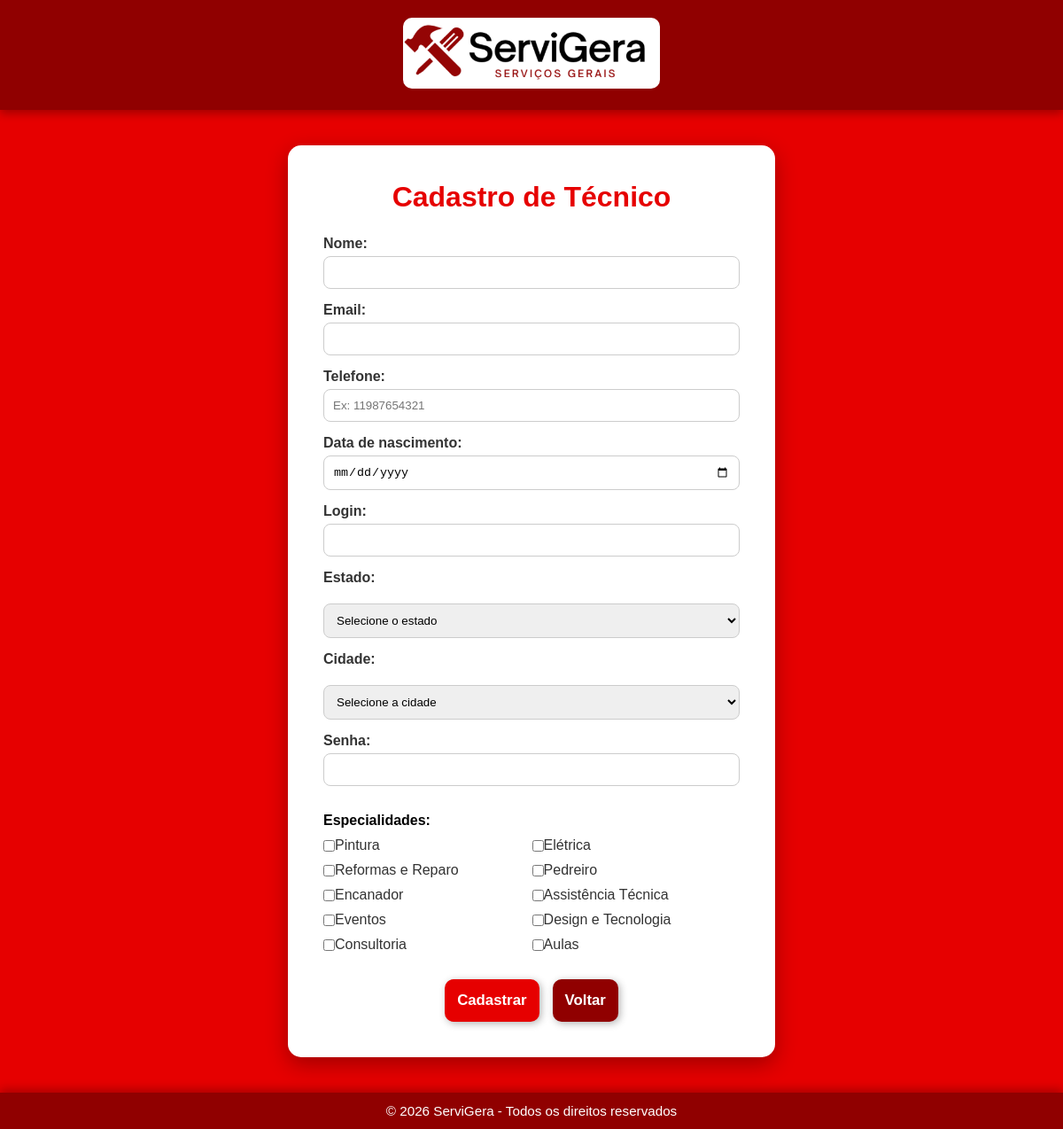
Screenshot of /arquivos/cadastro_tecnico.php with the database file from the repository.
### tables this page shows
CREATE TABLE `especialidades` (
  `IDespecialidade` int(11) NOT NULL,
  `nome` varchar(100) NOT NULL
);

### arquivos/cadastro_tecnico.php (the view, shortened to what this page needs)
<?php
include("conexao.php");
$especialidades = [];
$resultEsp = mysqli_query($id, "SELECT IDespecialidade, nome FROM especialidades");
if ($resultEsp) {
  while ($row = mysqli_fetch_assoc($resultEsp)) {
    $especialidades[] = $row;
  }
}
?>
<!DOCTYPE html>
<html lang="pt-br">
<head>
</head>
<body>
<header>
    <img src="../servigeralateral.png" alt="ServiGera">
</header>
<main>
  <div class="container">
    <h2>Cadastro de Técnico</h2>
    <form method="post">
      <label>Nome:<input type="text" name="nome" required></label>
      <label>Email:<input type="email" name="email" required></label>
      <label>Telefone:<input type="tel" name="telefone" required maxlength="11" placeholder="Ex: 11987654321" oninput="this.value=this.value.replace(/[^0-9]/g,'')"></label>
      <label>Data de nascimento:<input type="date" name="data_nascimento" required max="<?= date('Y-m-d', strtotime('-18 years')); ?>"></label>
      <label>Login:<input type="text" name="login" required></label>
      <label for="estado">Estado:</label>
      <select id="estado" name="estado" required>
        <option value="">Selecione o estado</option>
      </select>
      <label for="cidade">Cidade:</label>
      <select id="cidade" name="cidade" required>
        <option value="">Selecione a cidade</option>
      </select>
      <label>Senha:<input type="password" name="senha" required></label>
      <fieldset>
        <legend>Especialidades:</legend>
        <div class="especialidades-container">
          <?php if (!empty($especialidades)): ?>
            <?php foreach ($especialidades as $esp): ?>
              <label><input type="checkbox" name="especialidades[]" value="<?= $esp['IDespecialidade'] ?>"> <?= htmlspecialchars($esp['nome']); ?></label>
            <?php endforeach; ?>
          <?php else: ?>
            <p>Nenhuma especialidade cadastrada.</p>
          <?php endif; ?>
        </div>
      </fieldset>
      <div class="botoes">
        <button type="submit" class="btn">Cadastrar</button>
        <a href="escolher_tipo.php" class="btn secondary">Voltar</a>
      </div>
    </form>
  </div>
</main>
<footer>
  &copy; <?= date("Y"); ?> ServiGera - Todos os direitos reservados
</footer>
</body>
</html>

### arquivos/cadastro_tecnico.php (style rules this page uses)
* { box-sizing: border-box; margin: 0; padding: 0; }
html, body { height: 100%; font-family: Arial, sans-serif; background: #e60000 url("../fundo.png") no-repeat center center fixed; background-size: cover; display: flex; flex-direction: column; }
footer { background-color: #900000; color: #fff; padding: 12px; text-align: center; font-size: 0.95rem; box-shadow: 0 -4px 10px rgba(0,0,0,0.25); }
main { flex: 1; display: flex; justify-content: center; align-items: center; padding: 40px 20px; }
.container { max-width: 550px; background-color: #fff; border-radius: 15px; box-shadow: 0 8px 25px rgba(0, 0, 0, 0.3); padding: 40px; animation: fadeIn 1s ease-out; }
h2 { color: #e60000; text-align: center; margin-bottom: 25px; font-size: 2rem; }
form { display: flex; flex-direction: column; gap: 15px; }
label { font-weight: bold; color: #333; }
input[type="text"], input[type="email"], input[type="date"], input[type="password"], input[type="tel"], select { width: 100%; padding: 10px; border-radius: 8px; border: 1px solid #ccc; margin-top: 5px; }
fieldset { border: none; margin-top: 15px; padding: 0; }
legend { font-weight: bold; margin-bottom: 10px; }
.especialidades-container { display: flex; flex-wrap: wrap; gap: 10px; }
.especialidades-container label { font-weight: normal; width: 48%; display: flex; align-items: center; }
.btn { display: inline-block; padding: 14px; font-size: 1.05rem; font-weight: bold; color: #fff; background-color: #e60000; text-decoration: none; border-radius: 10px; box-shadow: 2px 2px 8px rgba(0, 0, 0, 0.3); border: none; cursor: pointer; transition: all 0.3s ease; text-align: center; }
.btn.secondary { background-color: #900000; }
.botoes { display: flex; justify-content: center; gap: 15px; margin-top: 15px; }
header { background-color:#900000; padding:20px; text-align:center; box-shadow:0 4px 10px rgba(0,0,0,0.3); }
header img { height:80px; width:auto; border-radius:10px; }

### rows the page displays
especialidades: nome "Pintura"
especialidades: nome "Elétrica"
especialidades: nome "Reformas e Reparo"
especialidades: nome "Pedreiro"
especialidades: nome "Encanador"
especialidades: nome "Assistência Técnica"
especialidades: nome "Eventos"
especialidades: nome "Design e Tecnologia"
especialidades: nome "Consultoria"
especialidades: nome "Aulas"
